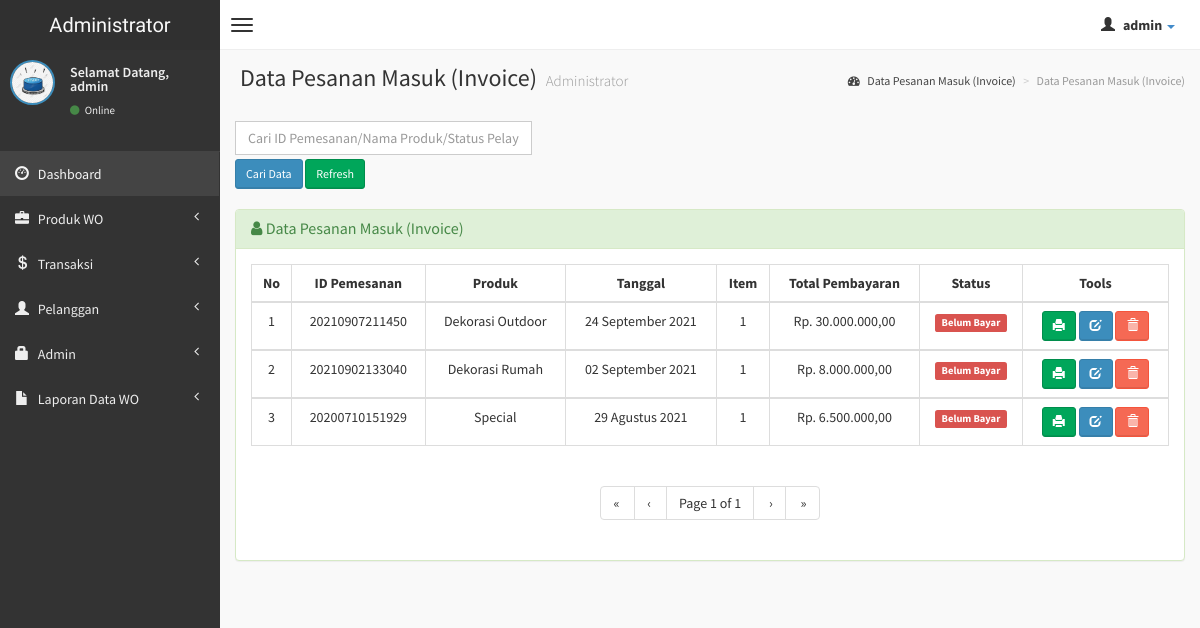
The app's page /admin/po-terima.php (signed in) with its own data.
### tables this page shows
CREATE TABLE `po_terima` (
  `id` int(10) NOT NULL,
  `nopo` varchar(20) NOT NULL,
  `kd_cus` varchar(20) NOT NULL,
  `kode` int(4) NOT NULL,
  `nama` varchar(30) NOT NULL,
  `tanggal` date NOT NULL,
  `qty` int(8) NOT NULL,
  `total` int(8) NOT NULL,
  `status_pelayanan` enum('Belum Bayar','Batal','Proses','Selesai') NOT NULL
);

### admin/date-helper.php (called while the page is built)
 <?php
  function convertDateDBtoIndo($string){
    $bulanIndo = ['', 'Januari', 'Februari', 'Maret', 'April', 'Mei', 'Juni', 'Juli', 'Agustus', 'September' , 'Oktober', 'November', 'Desember'];
    $tanggal = explode("-", $string)[2];
    $bulan = explode("-", $string)[1];
    $tahun = explode("-", $string)[0];
    return $tanggal . " " . $bulanIndo[abs($bulan)] . " " . $tahun;
}
?>

### admin/po-terima.php (the view, shortened to what this page needs)
<?php
if (empty($_SESSION['username'])){
	header('location:../index.php');
} else {
?>
<?php
include('date-helper.php');
?>
<?php
include('pagination1.php');
?>
<!DOCTYPE html>
<html>
    <head>
        <link href="../dist/css/bootstrap.css" rel="stylesheet" type="text/css" />
        <link href="//cdnjs.cloudflare.com/ajax/libs/font-awesome/4.1.0/css/font-awesome.min.css" rel="stylesheet" type="text/css" />
        <link href="//code.ionicframework.com/ionicons/1.5.2/css/ionicons.min.css" rel="stylesheet" type="text/css" />
        <link href="../css/morris/morris.css" rel="stylesheet" type="text/css" />
        <link href="../css/jvectormap/jquery-jvectormap-1.2.2.css" rel="stylesheet" type="text/css" />
        <link href="../css/datepicker/datepicker3.css" rel="stylesheet" type="text/css" />
        <link href="../css/daterangepicker/daterangepicker-bs3.css" rel="stylesheet" type="text/css" />
        <link href="../css/bootstrap-wysihtml5/bootstrap3-wysihtml5.min.css" rel="stylesheet" type="text/css" />
        <link href="../css/AdminLTE.css" rel="stylesheet" type="text/css" />
        <link rel="stylesheet" href="datatables/dataTables.bootstrap.css"/>
    </head>
    <body class="skin-black">
        <header class="header">
            <a href="index.php" class="logo">
                Administrator
            </a>
            <nav class="navbar navbar-static-top" role="navigation">
                <a href="#" class="navbar-btn sidebar-toggle" data-toggle="offcanvas" role="button">
                    <span class="icon-bar"></span>
                    <span class="icon-bar"></span>
                    <span class="icon-bar"></span>
                </a>
                <div class="navbar-right">
                    <ul class="nav navbar-nav">
                        <li class="dropdown user user-menu">
                            <a href="#" class="dropdown-toggle" data-toggle="dropdown">
                                <i class="glyphicon glyphicon-user"></i>
                                <span><?php echo $_SESSION['fullname']; ?> <i class="caret"></i></span>
                            </a>
								<?php } ?>
                        </li>
                    </ul>
                </div>
            </nav>
        </header>
        <div class="wrapper row-offcanvas row-offcanvas-left">
            <aside class="left-side sidebar-offcanvas">
                <section class="sidebar">
                    <div class="user-panel">
                        <div class="pull-left image">
                            <img src="<?php echo $_SESSION['gambar']; ?>" class="img-circle" alt="User Image" style="border: 2px solid #3C8DBC;" />
                        </div>
                        <div class="pull-left info">
                            <p>Selamat Datang,<br /><?php echo $_SESSION['fullname']; ?></p>
                            <a href="#"><i class="fa fa-circle text-success"></i> Online</a>
                        </div>
                    </div>
                    <?php include "menu.php"; ?>
                </section>
            </aside>
            <aside class="right-side">
                <section class="content-header">
                    <h1>
                        Data Pesanan Masuk (Invoice)
                        <small>Administrator</small>
                    </h1>
                    <ol class="breadcrumb">
                        <li><a href="#"><i class="fa fa-dashboard"></i> Data Pesanan Masuk (Invoice)</a></li>
                        <li class="active">Data Pesanan Masuk (Invoice)</li>
                    </ol>
                </section>
                <section class="content">
                    <div class="row">
              <div class="col-lg-4">
              <form action='po-terima.php' method="POST">
	       <input type='text' class="form-control" style="margin-bottom: 4px;" name='keyword' placeholder='Cari ID Pemesanan/Nama Produk/Status Pelayanan' required />
           <input type='submit' value='Cari Data' class="btn btn-sm btn-primary" /> <a href='po-terima.php' class="btn btn-sm btn-success" >Refresh</i></a>
          	</div>
              </div>
                    <br />
                    <div class="row">
                        <div class="col-lg-12">
                    <div class="panel panel-success">
                        <div class="panel-heading">
                        <h3 class="panel-title"><i class="fa fa-user"></i> Data Pesanan Masuk (Invoice) </h3>
                        </div>
                        <div class="panel-body">
					<?php
					if(isset($_REQUEST['keyword']) && $_REQUEST['keyword']<>""){
					$keyword = $_REQUEST['keyword'];
					$reload  = "?pagination=true&keyword=$keyword";
					$sql     =  "SELECT * FROM po_terima WHERE status_pelayanan LIKE '%$keyword%' or nopo like '%$keyword%' or nama like '%$keyword%' ";
					$result  = mysqli_query($koneksi, $sql);
					}else{
					$reload = "?pagination=true";
					$sql =  "SELECT * FROM po_terima order by id DESC";
					$result = mysqli_query($koneksi, $sql);
					}
					$rpp = 10;
					$page = isset($_GET['page'])?(int)$_GET['page'] : 1;
					$tcount = mysqli_num_rows($result);
					$tpages = ($tcount) ? ceil($tcount/$rpp) : 1;
					$count = 0;
					$i = ($page-1)*$rpp;
					$no_urut = ($page-1)*$rpp;
					?>
                  <table id="example" class="table table-hover table-bordered">
                  <thead>
                      <tr>
                        <th><center>No </center></th>
                        <th><center>ID Pemesanan</center></th>
                        <th><center>Produk</center></th>
                        <th><center>Tanggal</center></th>
                        <th><center>Item</center></th>
                        <th><center>Total Pembayaran</center></th>
						<th><center>Status</center></th>
                        <th><center>Tools</center></th>
                      </tr>
                  </thead>
                     <?php
                     while(($count<$rpp) && ($i<$tcount)) {
                     mysqli_data_seek($result,$i);
                     $data = mysqli_fetch_array($result);
                     ?>
                    <tbody>
                    <tr>
                    <td><center><?php echo ++$no_urut; ?></center></td>
                    <td><center><?php echo $data['kd_cus'];?></center></td>
                    <td><center><?php echo $data['nama'];?></center></td>
                    <td><center><?php echo convertDateDBtoIndo($data['tanggal']);?></center></td>
                    <td><center><?php echo $data['qty'];?></center></td>
                    <td><center>Rp. <?php echo number_format($data['total'],2,",",".");?></center></td>
					 <td><center><?php
                            if($data['status_pelayanan'] == 'Selesai'){
								echo '<span class="label label-success">Selesai</span>';
							}
                            else if ($data['status_pelayanan'] == 'Proses' ){
								echo '<span class="label label-warning">Proses</span>';
							}
							else if ($data['status_pelayanan'] == 'Batal' ){
								echo '<span class="label label-danger">Batal</span>';
							}
							else if ($data['status_pelayanan'] == 'Belum Bayar' ){
								echo '<span class="label label-danger">Belum Bayar</span>';
							}
                    ?>
                    </center></td>
                    <td><center><div id="thanks">
					<a class="btn btn-sm btn-success" data-placement="bottom" data-toggle="tooltip" title="Cetak Struk Pembayaran" href="struk.php?hal=cetak&kd=<?php echo $data['nopo'];?>"><span class="glyphicon glyphicon-print"></span></a>
                    <a class="btn btn-sm btn-primary" data-placement="bottom" data-toggle="tooltip" title="Status Order" href="edit-po-terima.php?hal=edit&kode=<?php echo $data['id'];?>"><span class="glyphicon glyphicon-edit"></span></a>
                    <a onclick="return confirm ('Yakin hapus PO <?php echo $data['nopo'];?>.?');" class="btn btn-sm btn-danger tooltips" data-placement="bottom" data-toggle="tooltip" title="Hapus Order" href="po-terima.php?hal=hapus&kd=<?php echo $data['id'];?>"><span class="glyphicon glyphicon-trash"></a>
					</center></td></tr></div>
					<?php
						$i++;
                        $count++;
                        }
                    ?>
				   <div class="text-center"><?php echo paginate_one($reload, $page, $tpages); ?></div>
              </div>
              </div>
    </body>
</html>

### records on screen
po_terima: kd_cus "20210907211450", nama "Dekorasi Outdoor", tanggal "24 September 2021", qty "1", total "30.000.000,00", status_pelayanan "Belum Bayar"
po_terima: kd_cus "20210902133040", nama "Dekorasi Rumah", tanggal "02 September 2021", qty "1", total "8.000.000,00", status_pelayanan "Belum Bayar"
po_terima: kd_cus "20200710151929", nama "Special", tanggal "29 Agustus 2021", qty "1", total "6.500.000,00", status_pelayanan "Belum Bayar"

### other values on screen
$_SESSION['fullname'] "admin"
$firstlabel "«"
$prevlabel "‹"
$page "1"
$tpages "1"
$nextlabel "›"
$lastlabel "»"
